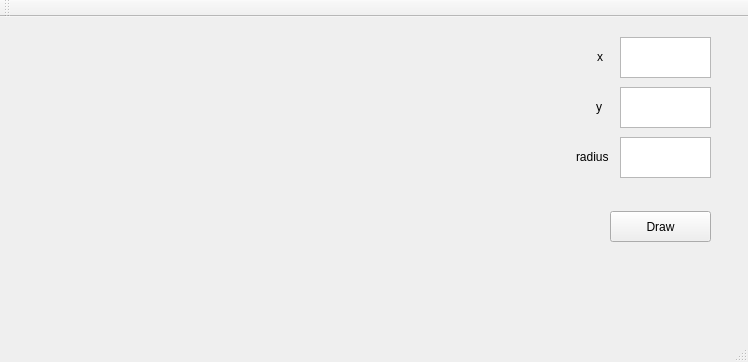
<?xml version="1.0" encoding="UTF-8"?>
<ui version="4.0">
 <class>MainWindow</class>
 <widget class="QMainWindow" name="MainWindow">
  <property name="geometry">
   <rect>
    <x>0</x>
    <y>0</y>
    <width>748</width>
    <height>362</height>
   </rect>
  </property>
  <property name="windowTitle">
   <string>MainWindow</string>
  </property>
  <widget class="QWidget" name="centralWidget">
   <widget class="QPushButton" name="pushButton">
    <property name="geometry">
     <rect>
      <x>610</x>
      <y>194</y>
      <width>101</width>
      <height>31</height>
     </rect>
    </property>
    <property name="text">
     <string>Draw</string>
    </property>
   </widget>
   <widget class="QLabel" name="label">
    <property name="geometry">
     <rect>
      <x>36</x>
      <y>10</y>
      <width>471</width>
      <height>271</height>
     </rect>
    </property>
    <property name="text">
     <string/>
    </property>
   </widget>
   <widget class="QTextEdit" name="textEdit">
    <property name="geometry">
     <rect>
      <x>620</x>
      <y>20</y>
      <width>91</width>
      <height>41</height>
     </rect>
    </property>
   </widget>
   <widget class="QTextEdit" name="textEdit_2">
    <property name="geometry">
     <rect>
      <x>620</x>
      <y>70</y>
      <width>91</width>
      <height>41</height>
     </rect>
    </property>
   </widget>
   <widget class="QTextEdit" name="textEdit_3">
    <property name="geometry">
     <rect>
      <x>620</x>
      <y>120</y>
      <width>91</width>
      <height>41</height>
     </rect>
    </property>
   </widget>
   <widget class="QLabel" name="label_2">
    <property name="geometry">
     <rect>
      <x>597</x>
      <y>30</y>
      <width>20</width>
      <height>20</height>
     </rect>
    </property>
    <property name="text">
     <string>x</string>
    </property>
   </widget>
   <widget class="QLabel" name="label_3">
    <property name="geometry">
     <rect>
      <x>596</x>
      <y>80</y>
      <width>21</width>
      <height>20</height>
     </rect>
    </property>
    <property name="text">
     <string>y</string>
    </property>
   </widget>
   <widget class="QLabel" name="label_4">
    <property name="geometry">
     <rect>
      <x>576</x>
      <y>130</y>
      <width>41</width>
      <height>20</height>
     </rect>
    </property>
    <property name="text">
     <string>radius</string>
    </property>
   </widget>
  </widget>
  <widget class="QToolBar" name="mainToolBar">
   <attribute name="toolBarArea">
    <enum>TopToolBarArea</enum>
   </attribute>
   <attribute name="toolBarBreak">
    <bool>false</bool>
   </attribute>
  </widget>
  <widget class="QStatusBar" name="statusBar"/>
 </widget>
 <layoutdefault spacing="6" margin="11"/>
 <resources/>
 <connections/>
</ui>
